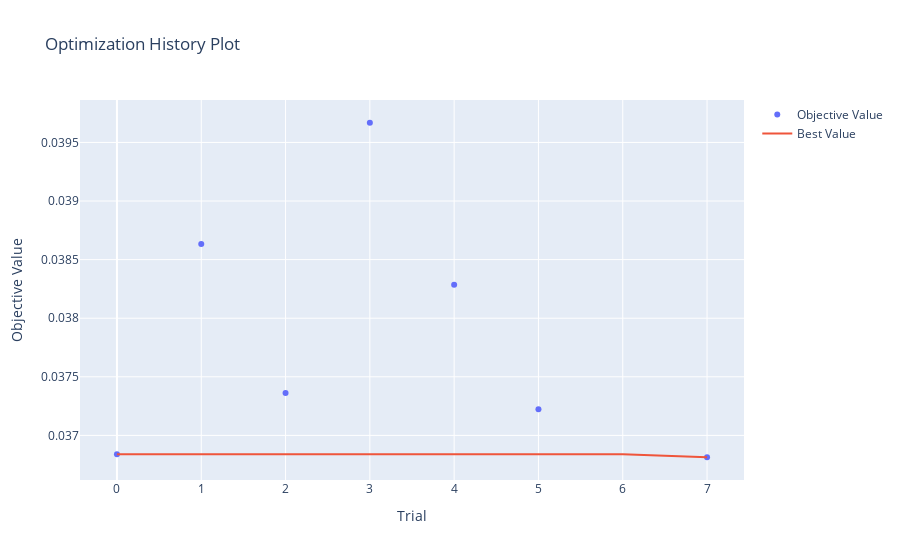

Notebook cell for this chart:
### Markdown cell above
# 🏁 **Results**

### Code cell
ov.plot_optimization_history(study)

### Figure 1 — Plotly figure (JSON) as saved in the notebook; plotly's stock layout.template omitted (floating-point values rounded to 4 significant figures)
{"data": [{"mode": "markers", "name": "Objective Value", "type": "scatter", "x": [0, 1, 2, 3, 4, 5, 7], "y": [0.03684, 0.03863, 0.03736, 0.03967, 0.03829, 0.03722, 0.03681]}, {"mode": "lines", "name": "Best Value", "type": "scatter", "x": [0, 1, 2, 3, 4, 5, 6, 7], "y": [0.03684, 0.03684, 0.03684, 0.03684, 0.03684, 0.03684, 0.03684, 0.03681]}, {"marker": {"color": "#cccccc"}, "mode": "markers", "name": "Infeasible Trial", "showlegend": false, "type": "scatter", "x": [], "y": []}], "layout": {"title": {"text": "Optimization History Plot"}, "xaxis": {"title": {"text": "Trial"}}, "yaxis": {"title": {"text": "Objective Value"}}}}
